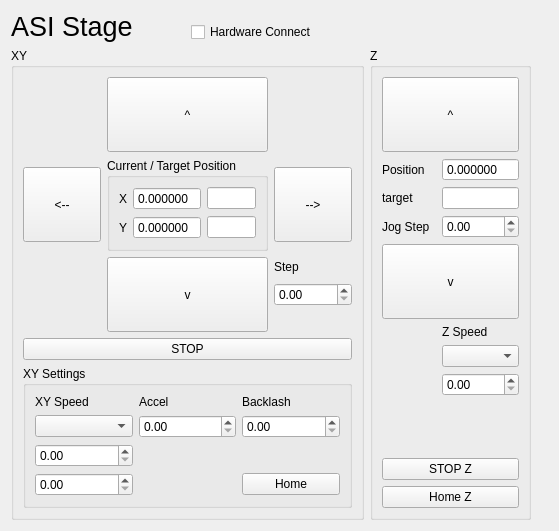
<?xml version="1.0" encoding="UTF-8"?>
<ui version="4.0">
 <class>Form</class>
 <widget class="QWidget" name="Form">
  <property name="geometry">
   <rect>
    <x>0</x>
    <y>0</y>
    <width>559</width>
    <height>517</height>
   </rect>
  </property>
  <property name="windowTitle">
   <string>Form</string>
  </property>
  <layout class="QGridLayout" name="gridLayout">
   <item row="2" column="0" colspan="2">
    <widget class="QGroupBox" name="xy_groupBox">
     <property name="title">
      <string>XY</string>
     </property>
     <layout class="QGridLayout" name="gridLayout_8">
      <item row="3" column="1" rowspan="3" colspan="2">
       <widget class="QPushButton" name="y_down_pushButton">
        <property name="minimumSize">
         <size>
          <width>75</width>
          <height>75</height>
         </size>
        </property>
        <property name="text">
         <string>v</string>
        </property>
       </widget>
      </item>
      <item row="3" column="3">
       <widget class="QLabel" name="label_2">
        <property name="text">
         <string>Step</string>
        </property>
       </widget>
      </item>
      <item row="5" column="3">
       <widget class="QLabel" name="label_3">
        <property name="text">
         <string/>
        </property>
       </widget>
      </item>
      <item row="4" column="3">
       <widget class="QDoubleSpinBox" name="xy_step_doubleSpinBox"/>
      </item>
      <item row="0" column="1" colspan="2">
       <widget class="QPushButton" name="y_up_pushButton">
        <property name="minimumSize">
         <size>
          <width>75</width>
          <height>75</height>
         </size>
        </property>
        <property name="text">
         <string>^</string>
        </property>
       </widget>
      </item>
      <item row="1" column="0" rowspan="2">
       <widget class="QPushButton" name="x_down_pushButton">
        <property name="minimumSize">
         <size>
          <width>75</width>
          <height>75</height>
         </size>
        </property>
        <property name="text">
         <string>&lt;--</string>
        </property>
       </widget>
      </item>
      <item row="1" column="3" rowspan="2">
       <widget class="QPushButton" name="x_up_pushButton">
        <property name="sizePolicy">
         <sizepolicy hsizetype="Maximum" vsizetype="Maximum">
          <horstretch>0</horstretch>
          <verstretch>0</verstretch>
         </sizepolicy>
        </property>
        <property name="minimumSize">
         <size>
          <width>75</width>
          <height>75</height>
         </size>
        </property>
        <property name="text">
         <string>--&gt;</string>
        </property>
       </widget>
      </item>
      <item row="8" column="0" colspan="4">
       <widget class="QGroupBox" name="groupBox">
        <property name="title">
         <string>XY Settings</string>
        </property>
        <layout class="QGridLayout" name="gridLayout_2">
         <item row="3" column="0">
          <widget class="QDoubleSpinBox" name="speed_x_doubleSpinBox"/>
         </item>
         <item row="2" column="2">
          <widget class="QDoubleSpinBox" name="backlash_xy_doubleSpinBox"/>
         </item>
         <item row="0" column="0">
          <widget class="QLabel" name="label_4">
           <property name="text">
            <string>XY Speed</string>
           </property>
          </widget>
         </item>
         <item row="0" column="1">
          <widget class="QLabel" name="label_5">
           <property name="text">
            <string>Accel</string>
           </property>
          </widget>
         </item>
         <item row="2" column="0">
          <widget class="QComboBox" name="speed_xy_comboBox"/>
         </item>
         <item row="4" column="0">
          <widget class="QDoubleSpinBox" name="speed_y_doubleSpinBox"/>
         </item>
         <item row="4" column="2">
          <widget class="QPushButton" name="home_xy_pushButton">
           <property name="text">
            <string>Home</string>
           </property>
          </widget>
         </item>
         <item row="2" column="1">
          <widget class="QDoubleSpinBox" name="acc_xy_doubleSpinBox"/>
         </item>
         <item row="0" column="2">
          <widget class="QLabel" name="label_6">
           <property name="text">
            <string>Backlash</string>
           </property>
          </widget>
         </item>
        </layout>
       </widget>
      </item>
      <item row="1" column="1" rowspan="2" colspan="2">
       <widget class="QGroupBox" name="groupBox_3">
        <property name="sizePolicy">
         <sizepolicy hsizetype="Preferred" vsizetype="Preferred">
          <horstretch>0</horstretch>
          <verstretch>0</verstretch>
         </sizepolicy>
        </property>
        <property name="title">
         <string>Current / Target Position</string>
        </property>
        <layout class="QGridLayout" name="gridLayout_10">
         <item row="0" column="0">
          <widget class="QLabel" name="label_20">
           <property name="text">
            <string>X</string>
           </property>
          </widget>
         </item>
         <item row="1" column="1">
          <widget class="QDoubleSpinBox" name="y_pos_doubleSpinBox">
           <property name="readOnly">
            <bool>true</bool>
           </property>
           <property name="buttonSymbols">
            <enum>QAbstractSpinBox::NoButtons</enum>
           </property>
           <property name="decimals">
            <number>6</number>
           </property>
          </widget>
         </item>
         <item row="1" column="0">
          <widget class="QLabel" name="label_18">
           <property name="text">
            <string>Y</string>
           </property>
          </widget>
         </item>
         <item row="0" column="1">
          <widget class="QDoubleSpinBox" name="x_pos_doubleSpinBox">
           <property name="readOnly">
            <bool>true</bool>
           </property>
           <property name="buttonSymbols">
            <enum>QAbstractSpinBox::NoButtons</enum>
           </property>
           <property name="decimals">
            <number>6</number>
           </property>
          </widget>
         </item>
         <item row="0" column="2">
          <widget class="QLineEdit" name="x_target_lineEdit">
           <property name="inputMethodHints">
            <set>Qt::ImhFormattedNumbersOnly</set>
           </property>
          </widget>
         </item>
         <item row="1" column="2">
          <widget class="QLineEdit" name="y_target_lineEdit">
           <property name="inputMethodHints">
            <set>Qt::ImhFormattedNumbersOnly</set>
           </property>
          </widget>
         </item>
        </layout>
       </widget>
      </item>
      <item row="6" column="0" colspan="4">
       <widget class="QPushButton" name="xy_stop_pushButton">
        <property name="text">
         <string>STOP</string>
        </property>
       </widget>
      </item>
     </layout>
    </widget>
   </item>
   <item row="2" column="2">
    <widget class="QGroupBox" name="z_groupBox">
     <property name="title">
      <string>Z</string>
     </property>
     <layout class="QGridLayout" name="gridLayout_2">
      <item row="1" column="2">
       <widget class="QDoubleSpinBox" name="z_pos_doubleSpinBox">
        <property name="readOnly">
         <bool>true</bool>
        </property>
        <property name="buttonSymbols">
         <enum>QAbstractSpinBox::NoButtons</enum>
        </property>
        <property name="decimals">
         <number>6</number>
        </property>
       </widget>
      </item>
      <item row="3" column="2">
       <widget class="QDoubleSpinBox" name="z_step_doubleSpinBox"/>
      </item>
      <item row="0" column="0" colspan="3">
       <widget class="QPushButton" name="z_up_pushButton">
        <property name="minimumSize">
         <size>
          <width>75</width>
          <height>75</height>
         </size>
        </property>
        <property name="text">
         <string>^</string>
        </property>
       </widget>
      </item>
      <item row="9" column="0" colspan="3">
       <layout class="QVBoxLayout" name="verticalLayout">
        <item>
         <widget class="QPushButton" name="z_stop_pushButton">
          <property name="text">
           <string>STOP Z</string>
          </property>
         </widget>
        </item>
        <item>
         <widget class="QPushButton" name="home_z_pushButton">
          <property name="text">
           <string>Home Z</string>
          </property>
         </widget>
        </item>
       </layout>
      </item>
      <item row="1" column="0">
       <widget class="QLabel" name="label_3">
        <property name="text">
         <string>Position</string>
        </property>
       </widget>
      </item>
      <item row="2" column="0">
       <widget class="QLabel" name="label_7">
        <property name="text">
         <string>target</string>
        </property>
       </widget>
      </item>
      <item row="4" column="0" colspan="3">
       <widget class="QPushButton" name="z_down_pushButton">
        <property name="minimumSize">
         <size>
          <width>75</width>
          <height>75</height>
         </size>
        </property>
        <property name="text">
         <string>v</string>
        </property>
       </widget>
      </item>
      <item row="3" column="0">
       <widget class="QLabel" name="label_2">
        <property name="text">
         <string>Jog Step</string>
        </property>
       </widget>
      </item>
      <item row="6" column="2">
       <widget class="QComboBox" name="speed_z_comboBox"/>
      </item>
      <item row="2" column="2">
       <widget class="QLineEdit" name="z_target_lineEdit">
        <property name="inputMethodHints">
         <set>Qt::ImhFormattedNumbersOnly</set>
        </property>
       </widget>
      </item>
      <item row="5" column="2">
       <widget class="QLabel" name="label_8">
        <property name="text">
         <string>Z Speed</string>
        </property>
       </widget>
      </item>
      <item row="7" column="2">
       <widget class="QDoubleSpinBox" name="speed_z_doubleSpinBox"/>
      </item>
      <item row="8" column="2">
       <spacer name="verticalSpacer_3">
        <property name="orientation">
         <enum>Qt::Vertical</enum>
        </property>
        <property name="sizeHint" stdset="0">
         <size>
          <width>20</width>
          <height>40</height>
         </size>
        </property>
       </spacer>
      </item>
     </layout>
    </widget>
   </item>
   <item row="1" column="1">
    <widget class="QCheckBox" name="asi_stage_connect_checkBox">
     <property name="text">
      <string>Hardware Connect</string>
     </property>
    </widget>
   </item>
   <item row="3" column="0">
    <spacer name="verticalSpacer">
     <property name="orientation">
      <enum>Qt::Vertical</enum>
     </property>
     <property name="sizeHint" stdset="0">
      <size>
       <width>20</width>
       <height>54</height>
      </size>
     </property>
    </spacer>
   </item>
   <item row="0" column="0" rowspan="2">
    <widget class="QLabel" name="label">
     <property name="font">
      <font>
       <pointsize>20</pointsize>
      </font>
     </property>
     <property name="text">
      <string>ASI Stage</string>
     </property>
    </widget>
   </item>
   <item row="2" column="4">
    <spacer name="horizontalSpacer">
     <property name="orientation">
      <enum>Qt::Horizontal</enum>
     </property>
     <property name="sizeHint" stdset="0">
      <size>
       <width>40</width>
       <height>20</height>
      </size>
     </property>
    </spacer>
   </item>
   <item row="2" column="3">
    <spacer name="horizontalSpacer_2">
     <property name="orientation">
      <enum>Qt::Horizontal</enum>
     </property>
     <property name="sizeHint" stdset="0">
      <size>
       <width>40</width>
       <height>20</height>
      </size>
     </property>
    </spacer>
   </item>
   <item row="3" column="1">
    <spacer name="verticalSpacer_2">
     <property name="orientation">
      <enum>Qt::Vertical</enum>
     </property>
     <property name="sizeHint" stdset="0">
      <size>
       <width>20</width>
       <height>40</height>
      </size>
     </property>
    </spacer>
   </item>
  </layout>
 </widget>
 <resources/>
 <connections/>
</ui>
